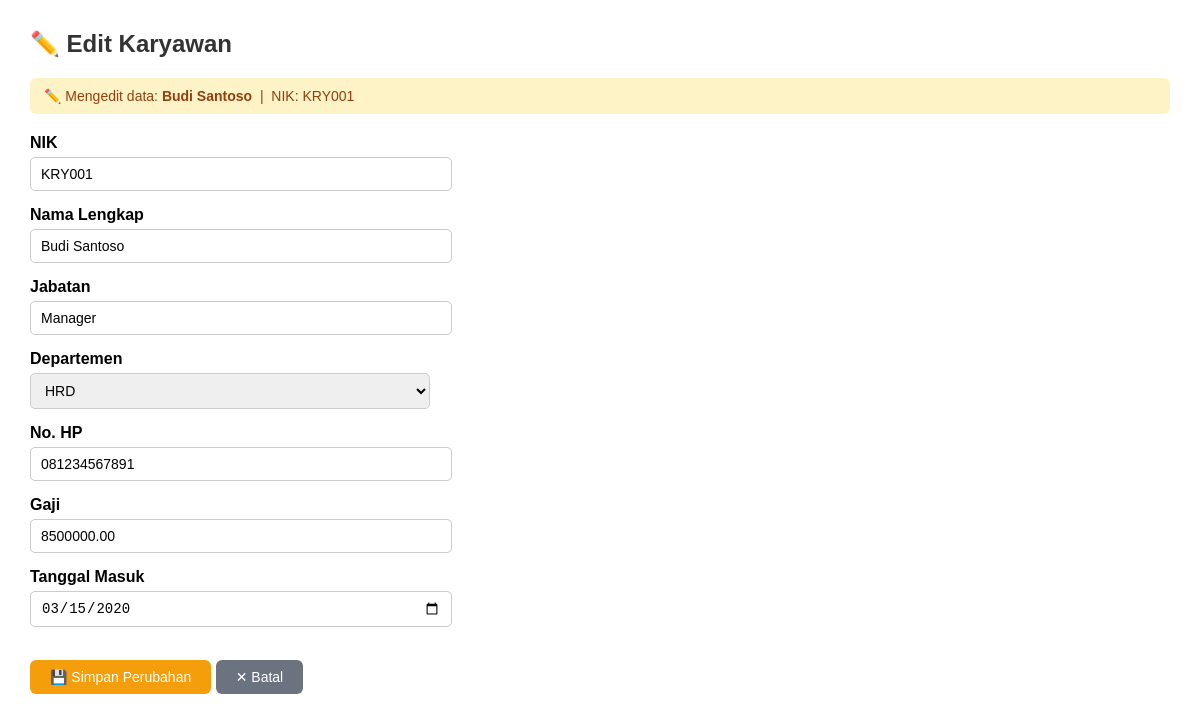
Page /karyawan/edit.php?id=1 on the committed database.
### tables this page shows
CREATE TABLE `karyawan` (
  `id` int NOT NULL,
  `nik` varchar(20) NOT NULL,
  `nama` varchar(100) NOT NULL,
  `jabatan` varchar(100) NOT NULL,
  `departemen` varchar(100) NOT NULL,
  `no_hp` varchar(15) NOT NULL,
  `gaji` decimal(12,2) NOT NULL DEFAULT '0.00',
  `tgl_masuk` date NOT NULL
);

### karyawan/edit.php (the view, shortened to what this page needs)
<?php
require_once 'koneksi.php';
if (isset($_GET['id'])) {
    $id = (int) $_GET['id'];
} elseif (isset($_POST['id'])) {
    $id = (int) $_POST['id'];
} else {
    $id = 0;
}
$sql    = "SELECT * FROM karyawan WHERE id = ?";
$stmt   = mysqli_prepare($conn, $sql);
mysqli_stmt_bind_param($stmt, "i", $id);
mysqli_stmt_execute($stmt);
$result = mysqli_stmt_get_result($stmt);
$row    = mysqli_fetch_assoc($result);
?>
<!DOCTYPE html>
<html lang="id">
<head>
</head>
<body>
<h2>✏️ Edit Karyawan</h2>
<div class="info">
    ✏️ Mengedit data: <strong><?= htmlspecialchars($row['nama']) ?></strong>
    &nbsp;|&nbsp; NIK: <?= htmlspecialchars($row['nik']) ?>
</div>
<form method="POST" action="edit.php?id=<?= $id ?>">
    <div class="form-group">
        <label>NIK</label>
        <input type="text" name="nik"
               value="<?= htmlspecialchars($row['nik']) ?>">
    </div>
    <div class="form-group">
        <label>Nama Lengkap</label>
        <input type="text" name="nama"
               value="<?= htmlspecialchars($row['nama']) ?>">
    </div>
    <div class="form-group">
        <label>Jabatan</label>
        <input type="text" name="jabatan"
               value="<?= htmlspecialchars($row['jabatan']) ?>">
    </div>
    <div class="form-group">
        <label>Departemen</label>
        <select name="departemen">
            <?php
            $depts = ['HRD', 'IT', 'Keuangan', 'Marketing', 'Operasional'];
            foreach ($depts as $dept):
                $selected = ($row['departemen'] === $dept) ? 'selected' : '';
            ?>
            <option value="<?= $dept ?>" <?= $selected ?>><?= $dept ?></option>
            <?php endforeach; ?>
        </select>
    </div>
    <div class="form-group">
        <label>No. HP</label>
        <input type="text" name="no_hp"
               value="<?= htmlspecialchars($row['no_hp']) ?>">
    </div>
    <div class="form-group">
        <label>Gaji</label>
        <input type="number" name="gaji"
               value="<?= $row['gaji'] ?>">
    </div>
    <div class="form-group">
        <label>Tanggal Masuk</label>
        <input type="date" name="tgl_masuk"
               value="<?= $row['tgl_masuk'] ?>">
    </div>
    <br>
    <button type="submit" class="btn-simpan">💾 Simpan Perubahan</button>
    <a href="index.php" class="btn-batal">✕ Batal</a>
</form>
</body>
</html>

### karyawan/edit.php (style rules this page uses)
body { font-family: Arial, sans-serif; margin: 30px; }
h2 { color: #333; }
.form-group { margin-bottom: 15px; }
label { display: block; margin-bottom: 5px; font-weight: bold; }
input, select { width: 100%; max-width: 400px; padding: 8px 10px; border: 1px solid #ccc; border-radius: 5px; font-size: 14px; }
.btn-simpan { background: #f59e0b; color: white; padding: 9px 20px; border: none; border-radius: 6px; cursor: pointer; font-size: 14px; }
.btn-batal { background: #6b7280; color: white; padding: 9px 20px; border-radius: 6px; text-decoration: none; font-size: 14px; }
.info { background: #fef3c7; color: #92400e; padding: 10px 14px; border-radius: 6px; margin-bottom: 20px; font-size: 14px; }

### rows in the picture
karyawan: nama "Budi Santoso", nik "KRY001", jabatan "Manager", no_hp "081234567891", gaji "8500000.00", tgl_masuk "03/15/2020"

### other values in the picture
form field departemen "HRD"
